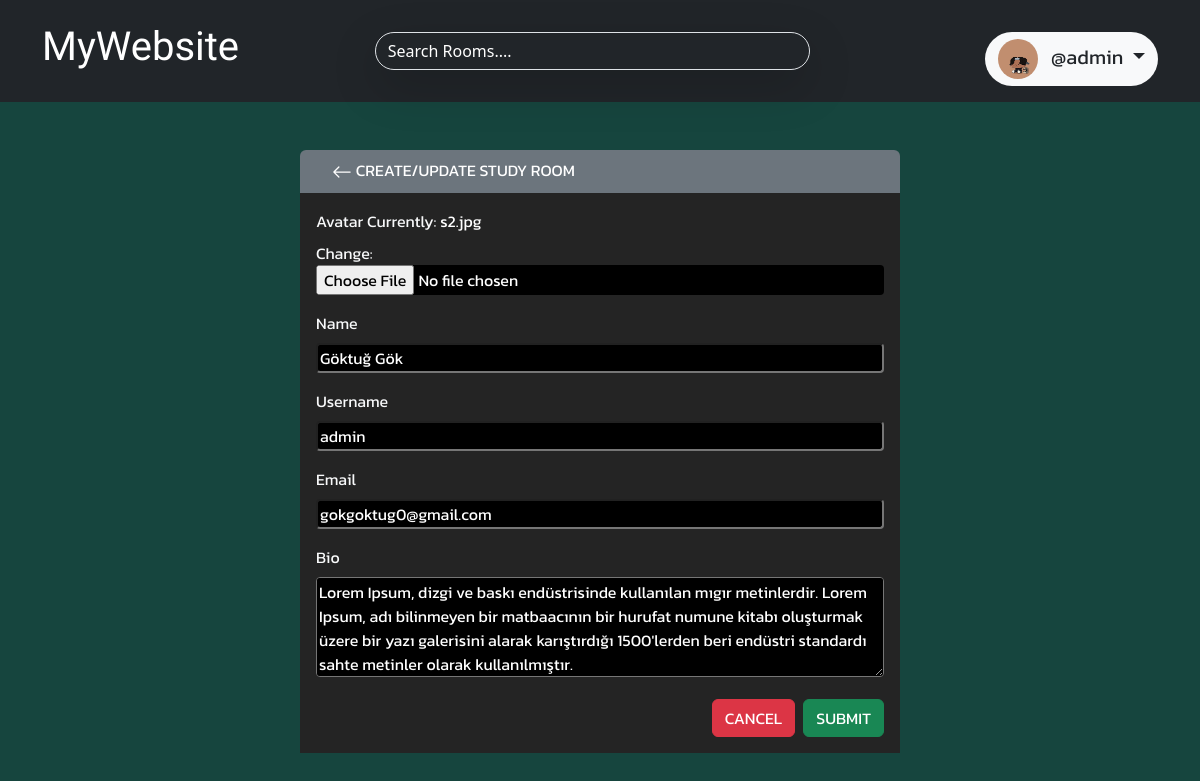
The page /update-user/ (signed in) on the database its author committed.
### base/models.py (models this page shows)
class User(AbstractUser):
    name = models.CharField(max_length=200, null=True)
    email = models.EmailField(unique=True,null=True)
    bio = models.TextField(null=True)
    avatar = models.ImageField(null=True,default="avatar.png")
    USERNAME_FIELD = 'email'
    REQUIRED_FIELDS = []

### base/views.py (the view)
# urls.py: path('update-user/',views.updateUser,name="update-user"),
@login_required(login_url='login')
def updateUser(request):
    user = request.user
    form = UserForm(instance=user)
    if request.method == 'POST':
        form = UserForm(request.POST, request.FILES, instance = user)
        if form.is_valid():
            form.save()
            return redirect('user-profile', pk=user.id)
    return render(request,'update-user.html',{'form':form})

### base/forms.py
class UserForm(ModelForm):
    class Meta:
        model= User
        fields = ['avatar','name','username','email', 'bio']

### templates/update-user.html (shortened to what this page needs)
{% extends 'main.html' %}
{% block content %}
<div class="d-flex justify-content-center align-items-center ">
    <div class="col-6">
        <div class="bg-secondary px-3 py-2 d-flex justify-content-between  align-items-center rounded-top ">
            <div>
                <a href="{% url 'home'%}" class="px-3 py-2  " style="font-family: 'Kanit', sans-serif;">
                    <svg xmlns="http://www.w3.org/2000/svg" width="20" height="26" fill="currentColor" class="bi bi-arrow-left" viewBox="0 0 16 16">
                        <path fill-rule="evenodd" d="M15 8a.5.5 0 0 0-.5-.5H2.707l3.147-3.146a.5.5 0 1 0-.708-.708l-4 4a.5.5 0 0 0 0 .708l4 4a.5.5 0 0 0 .708-.708L2.707 8.5H14.5A.5.5 0 0 0 15 8z"/>
                    </svg>
                    CREATE/UPDATE STUDY ROOM
                </a>
            </div>
        </div>
        <div style="background-color:#242424;font-family: 'Kanit', sans-serif;">
            <form method="POST" action="" class="text-light mx-3 pt-3 " enctype="multipart/form-data">
                {% for field in form %}
                <div class="mb-3 form_group ">
                    <label for="profile_pic" class="form-label">{{field.label}}</label>
                    {{field}}
                </div>
                {% endfor %}
                <div class="d-flex justify-content-end ">
                    <a href="{% url 'home' %}" class="mb-3 me-2 btn btn-danger">CANCEL</a>
                    <input type="submit" value="SUBMIT" class="mb-3 btn btn-success border border-success">
                </div>
            </form>
        </div>
    </div>
</div>
{% endblock  %}

### templates/navbar.html (shortened to what this page needs)
<nav class="navbar navbar-expand-md bg-dark navbar-dark mb-5 py-3 ">
    <div class="container">
        <a href="{% url 'home' %}" class="me-5">
            <h1 class="headline" style="font-family: 'Handjet', cursive;">MyWebsite</h1>
        </a>
      <div class="collapse navbar-collapse " id="navbarSupportedContent">
        <div class="col-md-6 m-md-auto  mt-2">
            <form class=" " role="search">
                    <input class="form-control me-2 w-100 text-light bg-dark shadow-lg rounded-5 " type="text" name="q" placeholder="Search Rooms....">
            </form>
        </div>
        <ul class="navbar-nav ms-auto mb-2 mb-lg-0  mt-3">
          <li class="nav-item ">
            {% if request.user.is_authenticated %}
            <div class="dropdown " style="">
                <button class="btn dropdown-toggle fs-5 bg-light rounded-5" style="font-family: 'Kanit', sans-serif;"  type="button" data-bs-toggle="dropdown" aria-expanded="false">
                    <img src="{{user.avatar.url}}" class="me-2 rounded-5" alt="" style="width:40px; height: 40px;">
                    @{{request.user.username}}
                </button>
            </div>
            {% else %}
            <div class="fs-5 btn  ">
                <a href="{% url 'login' %}" style="font-family: 'Kanit', sans-serif;">Login</a>
            </div>
            {% endif %}
          </li>
        </ul>
      </div>
    </div>
  </nav>

### static/css/main.css (style rules this page uses)
body { background-color: #222729; width: 100%; height: 100%; }
a { text-decoration: none; color: white; }
h1,h2,h3,h4,h5,h6 { font-family: 'REM', sans-serif; color: white; }

### templates/update-user.html (style rules this page uses)
.form_group > input { width: 100%; background-color: black; border: 2px solid greay; border-radius: 4px; color:white; }
.form_group > textarea { width: 100%; height: 100px; overflow-x: hidden; overflow-y: scroll; background-color: black; border: 2px solid greay; border-radius: 4px; color:white; }

### rows shown on the page
User: avatar (picture), user.username "admin", form "Göktuğ Gök" "admin" "gokgoktug0@gmail.com" "Lorem Ipsum, dizgi ve baskı endüstrisinde kullanılan mıgır metinlerdir. Lorem Ipsum, adı bilinmeyen bir matbaacının bir hurufat numune kitabı oluşturmak üzere bir yazı galerisini alarak karıştırdığı 1500'lerden beri endüstri standardı sahte metinler olarak kullanılmıştır."

### other values the page prints
{{ field.label }} "Avatar" "Name" "Username" "Email" "Bio"
